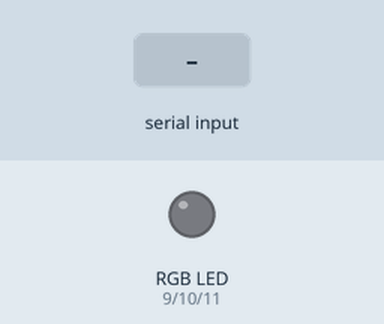
Bench run of a sketch on a simulated Arduino Uno, built with avr-gcc and run on an emulated ATmega328P. On the bench: an RGB LED mixed from three pins (HIGH = lit). The test bench sets the inputs (shaded band). Dim RGB values are drawn brighter than linear.

Above: at 1.2 s.
1.3 s: "rgb:90\n" received over Serial
At 2.6 s:
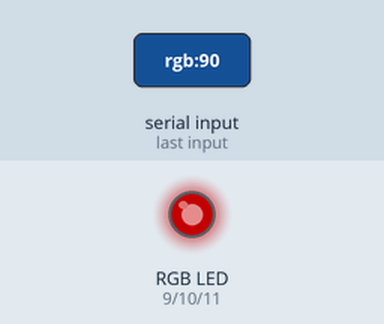
2.9 s: "rgb:" received over Serial
At 3.8 s:
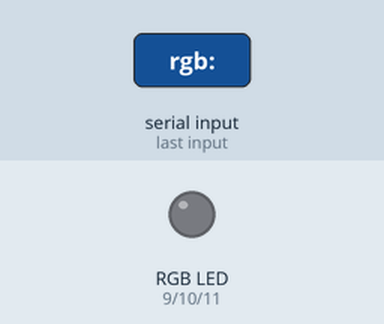
4.5 s: "RGB:90\n" received over Serial
At 5.0 s:
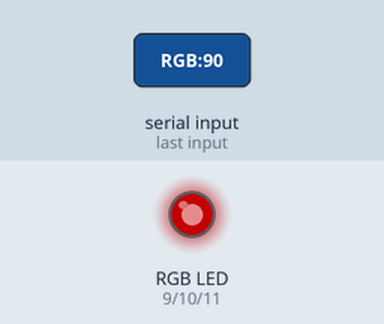
6.1 s: "RGB:" received over Serial
At 7.4 s:
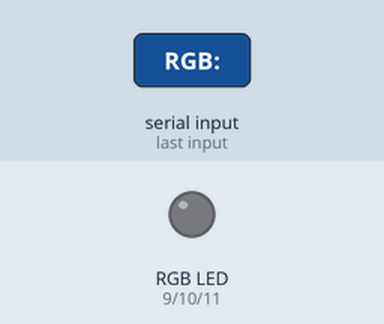
Timing chart, 0 to 8.7 s (numbered marks = the images above; inputs shaded):
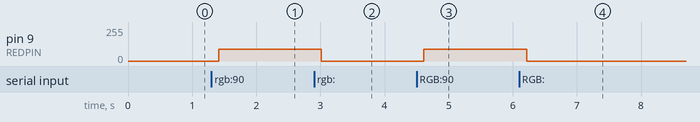

Measured:
- after the input at 1.3 s, pin 9 (REDPIN): 0/255 → 90/255 after 0.11 s
- after the input at 2.9 s, pin 9 (REDPIN): 90/255 → 0/255 after 0.11 s
- after the input at 4.5 s, pin 9 (REDPIN): 0/255 → 90/255 after 0.11 s
- after the input at 6.1 s, pin 9 (REDPIN): 90/255 → 0/255 after 0.11 s

The sketch:

rgb.ino
```cpp
#define REDPIN 9
#define GREENPIN 10
#define BLUEPIN 11

#define FADESPEED 10

int pins[3] = {9,10,11};
int index = 0;

int stateRGB[3] = {0, 0, 0};
int toRGB[3] = {0, 0, 0};

long time_stamp;
long last_time_stamp;

long last_fade = 0;
String led_command = "";
double led_timeout = 0;

char array1[3];

char input_byte;
int input_int = 0;
String serial_input = "";


void ledUpdate(int i) {


  analogWrite(pins[i], stateRGB[i]);

}

void fadeLedColorTo(int i) {

   if( toRGB[i] > stateRGB[i] + 4) {
    stateRGB[i] += 4;
    ledUpdate(i);
   }
   else if (toRGB[i] < stateRGB[i] - 4 ) {
    stateRGB[i] -= 4;
    ledUpdate(i);
   }
   else {
    stateRGB[i] = toRGB[i];
    ledUpdate(i);
   }


}


void setup() {

  pinMode(REDPIN, OUTPUT);
  pinMode(GREENPIN, OUTPUT);
  pinMode(BLUEPIN, OUTPUT);

  digitalWrite(REDPIN, LOW);
  digitalWrite(GREENPIN, LOW);
  digitalWrite(BLUEPIN, LOW);

  analogWrite(BLUEPIN, 0);
  analogWrite(REDPIN, 0);
  analogWrite(GREENPIN, 0);


  // put your setup code here, to run once:
  Serial.begin(115200);
  // Serial.println("running...");
  Serial.setTimeout(5);

}


String getValue(String data, char separator, int index)
{
  int found = 0;
  int strIndex[] = {0, -1};
  int maxIndex = data.length()-1;

  for(int i=0; i<=maxIndex && found<=index; i++){
    if(data.charAt(i)==separator || i==maxIndex){
        found++;
        strIndex[0] = strIndex[1]+1;
        strIndex[1] = (i == maxIndex) ? i+1 : i;
    }
  }

  return found>index ? data.substring(strIndex[0], strIndex[1]) : "";
}


void loop() {


  time_stamp = micros();
  if ( time_stamp < last_time_stamp ) {

    time_stamp = time_stamp + (last_time_stamp - time_stamp);

  }

  last_time_stamp = time_stamp;


  //////// serial com
  if( Serial.available() > 0) {


  }

//      for (int i = 0; i < 3; i++) {
//
//          toRGB[i] = Serial.parseInt();
//
//        }
//      for (int i = 0; i < 3; i++) {
//
//          Serial.println(toRGB[i]);
//
//        }
//      Serial.flush();

//     if ( input_byte == '\n' ) {
//
//      if (serial_input.length() > 0) {
//
//          //Serial.println(serialInput);
//          ;
//          }
//
//      for (int i = 0; i < 3; i++) {
//
//            //analogWrite( pins[i], array1[i] );
//
//            //Serial.println(stateRGB[i]);
//
//        }
//        serial_input = ""; //clears variable for new input
//        input_int = 0;
//        input_byte = 0;
//        index = 0;
//
//      }
//
//
//
//     else {
//
//         input_int += input_byte;
//         toRGB[index] = input_int;
//
//         input_int = 0;
//         index = index + 1;
//         serial_input += input_byte;  //makes the string readString
//
//      }

        serial_input = Serial.readString();
        if ( serial_input.startsWith("rgb:") || serial_input.startsWith("RGB:") ) {

          String values = serial_input;
          values.replace("rgb:", "");
          values.replace("RGB:", "");

          int red = getValue(values, (char) ':', 0).toInt();
          int green = getValue(values, (char) ':', 1).toInt();
          int blue = getValue(values, (char) ':', 2).toInt();

          toRGB[0] = red;
          toRGB[1] = green;
          toRGB[2] = blue;


          led_command = "fade";

        }


  ///////// fader

  if ( time_stamp - last_fade >= led_timeout && led_command == "fade" ) {

    if ( toRGB[0] != stateRGB[0] || toRGB[1] != stateRGB[1] || toRGB[2] != stateRGB[2] ) {

      fadeLedColorTo(0);
      fadeLedColorTo(1);
      fadeLedColorTo(2);

      last_fade = time_stamp;

      }

    else {
      led_command = "";
      }
    }


  }
```
